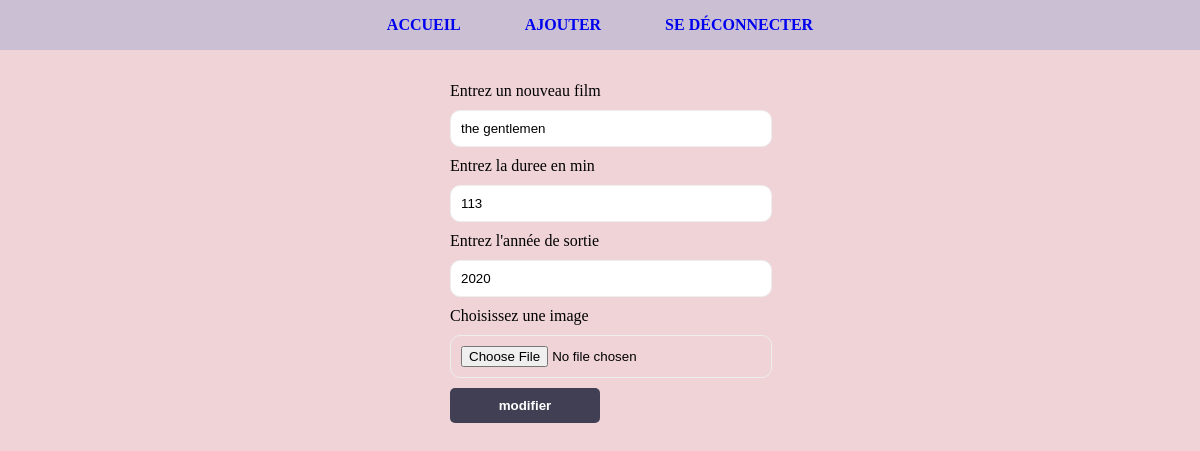
Screenshot of /app/actions/modify.php?id=1 (signed in) with the database file from the repository.
### tables this page shows
CREATE TABLE `fiche_film` (
  `id` int(11) NOT NULL AUTO_INCREMENT,
  `titre` varchar(255) NOT NULL,
  `duree` int(11) NOT NULL,
  `date` year(4) NOT NULL,
  `user_id` int(11) NOT NULL,
  `img` varchar(255) DEFAULT NULL,
  `id_realisateur` int(11) NOT NULL,
  `synopsis` text NOT NULL,
  PRIMARY KEY (`id`)
);

### app/actions/modify.php (the view, shortened to what this page needs)
<?php
    include('../includes/function.php');
    if(isset($_GET['id'])){
        $id = htmlspecialchars($_GET['id']);
            $requestRead = $bdd->prepare('  SELECT *
                                            FROM fiche_film
                                            WHERE id = :id'
                );
            $requestRead->execute(array(
                    'id'    =>  $id
                ));
            $data = $requestRead->fetch();
    }else{
        header('location:'. BASE_URL .'/index.php');
    }
?>
<?php include('../includes/head.php'); ?>
<body>
    <?php include('../includes/nav.php') ?>
    <section id="form">
        <form action="modify.php" method="POST" enctype="multipart/form-data">
            <label for="titre">Entrez un nouveau film</label>
            <input id="titre" type="text" name="titre" value="<?php echo $data['titre'];?>">
            <label for="duree">Entrez la duree en min</label>
            <input id="duree" type="number" name="duree" value="<?php echo $data['duree'];?>">
            <label for="annee">Entrez l'année de sortie</label>
            <input id="annee" type="number" name="annee" value="<?php echo $data['date'];?>">
            <label for="image">Choisissez une image</label>
            <input id="image" type="file" name="image">
            <button>modifier</button>
        </form>
    </section>
</body>
</html>

### assets/css/style.css (style rules this page uses)
* { margin:0; padding:0; list-style: none; text-decoration: none; }
body { font-family: calibri; background-color: #EFD3D7; }
section { display:flex; justify-content: center; flex-wrap: wrap; padding:0 3rem; }
#form { justify-content: center; }
form { width: 300px; margin:2rem; }
input { display:block; width:100%; margin:10px 0; padding:10px; border-radius:10px; border: 1px solid #eee; transition: .3s border-color; }
button { appearance:none; -webkit-appearance:none; padding:10px; border:none; background-color:#413F54; color:#fff; font-weight:600; border-radius:5px; width:50%; transition:all ease-in-out 0.3s ; }

### rows the page displays
fiche_film: titre "the gentlemen", duree "113", annee "2020"
